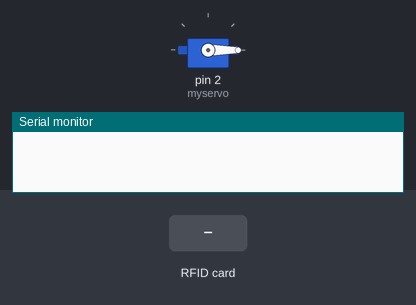
The sketch below on a simulated Arduino Uno, built with avr-gcc and run on an emulated ATmega328P. Parts: servo, the last lines printed to the serial monitor. The test bench sets the inputs (shaded band).

Above: at 1.7 s.
1.8 s: RFID card 93 AD F7 20 held to the reader
At 2.2 s:
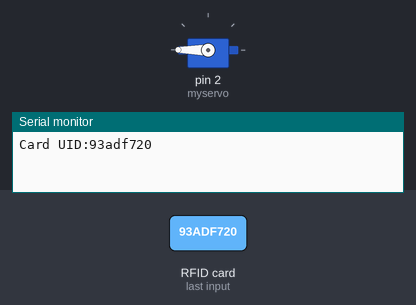
3.3 s: RFID card 39 B6 46 C2 held to the reader
4.8 s: RFID card 5E 7A 19 C4 held to the reader
Timing chart, 0 to 7.8 s (numbered marks = the images above; inputs shaded):
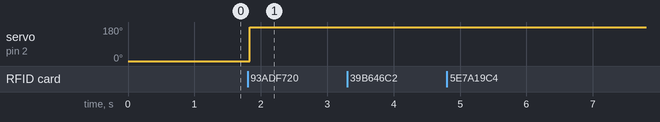

Measured:
- after the input at 1.8 s, servo on pin 2 (myservo): 0° → 180° at once

The sketch:

p31_RFID.ino
```cpp
#include <MFRC522_I2C.h>
#include <Wire.h>

//*************************************************************************************
/*
 * Filename    : RFID mfrc522 Control Servo
 * Description : RFID controlled steering gear simulated door opening
 * Auther      : http//www.keyestudio.com
*/
#include <Servo.h>
#include <Wire.h>
#include <MFRC522_I2C.h>

MFRC522 mfrc522(0x28);
Servo myservo;
String rfid_str = "";

void setup() {

  Serial.begin(115200);

  Wire.begin();

  mfrc522.PCD_Init();
  myservo.attach(2);//Steering gear is connected to number port 2
  myservo.write(0);//Initial Angle is 0 degrees

  delay(500);
}

void loop() {
   if ( ! mfrc522.PICC_IsNewCardPresent() || ! mfrc522.PICC_ReadCardSerial() ) {
    delay(50);
    return;
  }

  rfid_str = ""; //String emptying
  Serial.print(F("Card UID:"));

  for (byte i = 0; i < mfrc522.uid.size; i++) {
    rfid_str = rfid_str + String(mfrc522.uid.uidByte[i], HEX);  //Convert to string
    //Serial.print(mfrc522.uid.uidByte[i] < 0x10 ? " 0" : " ");
    //Serial.print(mfrc522.uid.uidByte[i], HEX);
  }

  Serial.println(rfid_str);

  if (rfid_str == "93adf720" || rfid_str == "39b646c2") {
    myservo.write(180);            // Open the switch
    delay(500);
    Serial.println("  open the door!");
    }
}
//*************************************************************************************
```
